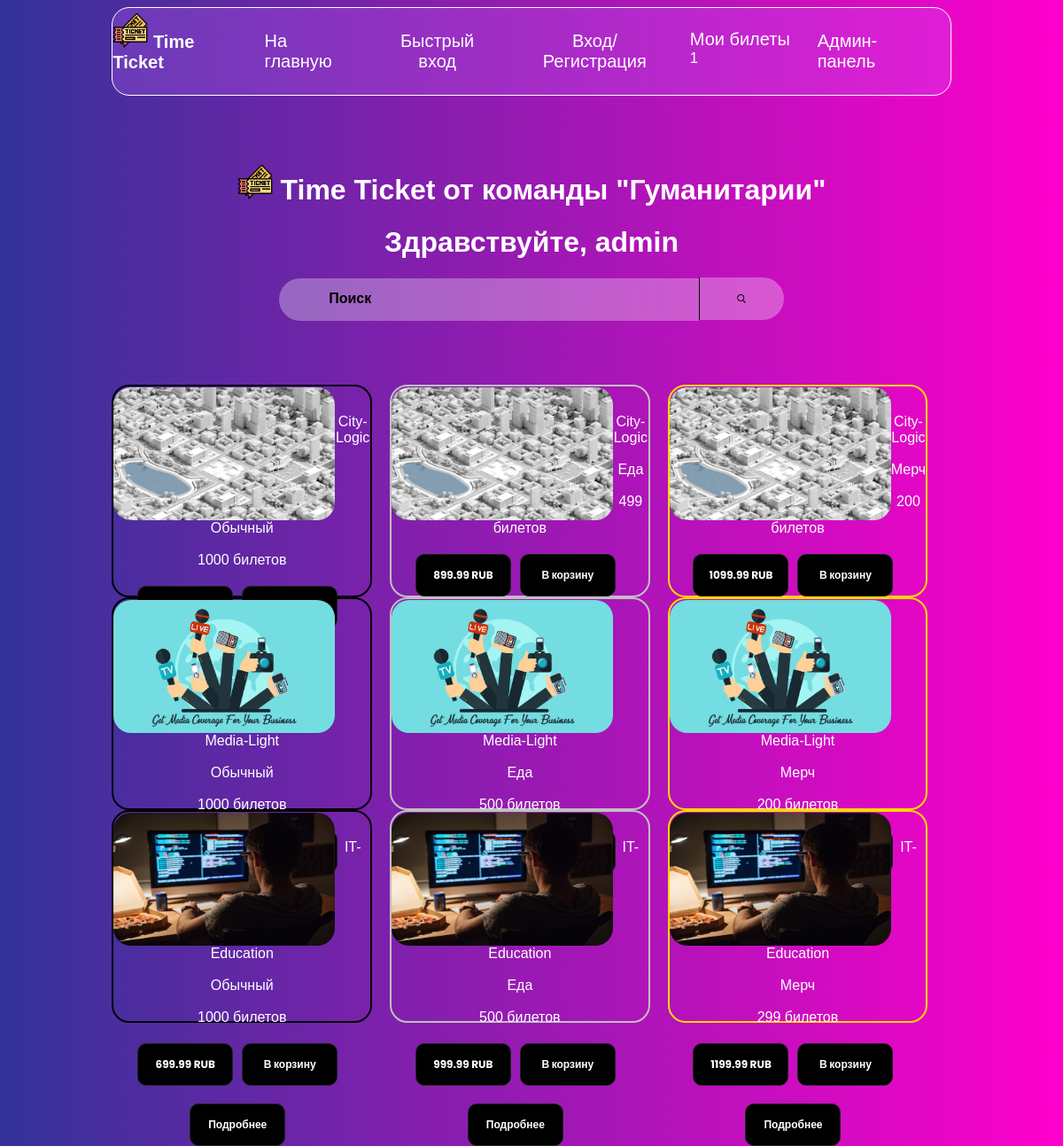
The page / (signed in) on the database its author committed.
### main.py (models this page shows, shortened)
class Tickets(db.Model):
    id = db.Column(db.Integer, primary_key=True)
    author = db.Column(db.String(150), nullable=False)
    price_simple = db.Column(db.Float, nullable=False)
    price_dish = db.Column(db.Float, nullable=False)
    price_merch = db.Column(db.Float, nullable=False)
    tickets_count_simple =  db.Column(db.Integer, nullable=False)
    tickets_count_dish =  db.Column(db.Integer, nullable=False)
    tickets_count_merch =  db.Column(db.Integer, nullable=False)
    concert_name = db.Column(db.String(150), nullable=False)
    date = db.Column(db.String(150), nullable=False)
    image_path = db.Column(db.String(150), nullable=False)
    description = db.Column(db.String(500), nullable=False)

### main.py (the view)
@app.route('/')
def main():
    name = request.cookies.get('user')
    search = request.args.get('search')
    if name is None:
        return redirect("/login")
    if search is None:
        tickets = list(Tickets.query.all())
        search = ''
    else:
        tickets = []
        for i in list(Tickets.query.all()):
            if search.lower() in i.concert_name.lower() or i.concert_name.lower() in search.lower():
                tickets.append(i)
    if len(tickets) >= 3:
        tickets.reverse()
    elif len(tickets) == 2:
        tickets[0], tickets[1] = tickets[1], tickets[0]
    a = len(list(Tickets_in_Cart.query.filter_by(author=name).all()))
    return render_template("index.html", name=name, tickets=tickets, a=a, search=search)

### templates/index.html (shortened to what this page needs)
<!DOCTYPE html>
<html lang="en">
<head>
    <link rel="stylesheet" href="/static/css/style.css"/>
</head>
<body>
    {% include 'header.html' %}
    <div id="outer">
        <div id="inner" style="color: white; width: 80%; text-align: center">
            <h1><img src="/static/images/ticket.png" class="icon">  Time Ticket от команды "Гуманитарии"</h1>
            <h1>Здравствуйте, {{ name }}</h1>
            <div class="search-form">
                <form method="get">
           <input type="text" placeholder="Поиск" value="{{ search }}" class="search" name="search"><button class="search-btn"><img src="/static/images/search.png" style="width: 10px; height: 10px;"></button>
       </form>
        </div>
        <br><br><br><br>
        {% set l = tickets|length %}
        {% for i in range(l) %}
        <div style="display: inline; padding-top: 64px;">
        <div class="ticket">
            <img src="{{ tickets[i].image_path }}" class="img-ticket">
            <div style="padding-top: 30px;">
            <label>{{tickets[i].concert_name}}</label><br><br>
            <label>Обычный</label><br><br>
            <label>{{tickets[i].tickets_count_simple}} билетов</label></div>
            <div class="ticket-buttons">
            <button class="button-ticket" onclick="red('/buy?id={{tickets[i].id}}&type=simple')">{{tickets[i].price_simple  }} RUB</button><button class="button-ticket" onclick="red('/add2cart?id={{tickets[i].id}}&type=simple')">В корзину</button><button class="button-ticket" onclick="red('/view?name={{tickets[i].concert_name}}&date={{tickets[i].date}}&type=simple')">Подробнее</button>
        </div>
            </div>
        <div style="display: inline;">
            <div class="ticket" style="border: 2px solid silver;">
                <img src="{{ tickets[i].image_path }}" class="img-ticket">
                <div style="padding-top: 30px;">
                <label>{{tickets[i].concert_name}}</label><br><br>
                <label>Еда</label><br><br>
                <label>{{tickets[i].tickets_count_dish}} билетов</label></div>
                <div class="ticket-buttons">
                <button class="button-ticket" onclick="red('/buy?id={{tickets[i].id}}&type=dish')">{{tickets[i].price_dish  }} RUB</button><button class="button-ticket" onclick="red('/add2cart?id={{tickets[i].id}}&type=dish')">В корзину</button><button class="button-ticket" onclick="red('/view?name={{tickets[i].concert_name}}&date={{tickets[i].date}}&type=dish')">Подробнее</button>
            </div>
                </div>
            <div style="display: inline;">
                <div class="ticket" style="border: 2px solid gold">
                    <img src="{{ tickets[i].image_path }}" class="img-ticket">
                    <div style="padding-top: 30px;">
                    <label>{{tickets[i].concert_name}}</label><br><br>
                    <label>Мерч</label><br><br>
                    <label>{{tickets[i].tickets_count_merch}} билетов</label></div>
                    <div class="ticket-buttons">
                    <button class="button-ticket" onclick="red('/buy?id={{tickets[i].id}}&type=merch')">{{tickets[i].price_merch  }} RUB</button><button class="button-ticket" onclick="red('/add2cart?id={{tickets[i].id}}&type=merch')">В корзину</button><button class="button-ticket" onclick="red('/view?name={{tickets[i].concert_name}}&date={{tickets[i].date}}&type=merch')">Подробнее</button>
                </div>
                    </div>
                </div>
                <br><br>
            {% endfor %}
        </div>
    </div>
</body>
</html>

### templates/header.html (shortened to what this page needs)
<link rel="stylesheet" href="/static/css/fastauth.css"/>
<link rel="stylesheet" href="/static/css/list.css">
<header class="header">
  <span  style="padding-bottom: 20px;color: white;font-size: 20px;
  margin-right: 20px; font-weight: bold;"><img src="/static/images/ticket.png" class="icon">  Time Ticket</span>
    <a href="/" class="link_header">На главную</a>
    <button onclick="document.getElementById('id01').style.display='block'" class="btn-head">Быстрый вход</button>
<div class="dropdown">
  <button onclick="myFunction()" class="dropbtn">Вход/Регистрация</button>
</div>
<a href="/mytickets" class="link_header">Мои билеты<sup> {{a}}</sup></a>
<a href="/admin" class="link_header">Админ-панель</a>
</header><br>

### static/css/style.css (style rules this page uses)
body { font-family: 'Poppins', sans-serif; min-height: 100vh; background: linear-gradient(to right, #333399, #ff00cc); }
@media screen { #outer { width: screen width - 40; } }
@media screen { #inner { width: 450px; margin: 5% auto; } }
.header { float: bottom; width: 80%; height: 100px; margin-left: auto; margin-right: auto; background-color: rgba(200, 100, 255, 0.25); justify-content: center; align-items: center; display: flex; border: 1px solid white; border-radius: 20px; }
.link_header { text-decoration: none; color: white; font-size: 20px; margin-right: 20px; }
.icon { width: 40px; height: 40px; }
.ticket { width: 31%; border-radius: 20px; height: 240px; display: inline-block; float: left; border: 2px solid black; margin-right: 20px; padding-top: 1px; text-align: center; }
.img-ticket { float:left; width: 250px; border-radius: 20px; height: 150px; }
.button-ticket { font-family: 'Poppins', sans-serif; border: 1px solid #222; border-radius: 10px; font-weight: bolder; cursor: pointer; transition: all .25s linear; background-color: black; color: white; font-size: 12px; width: 108px; height: 48px; margin-right: 10px; margin-top: 20px; }
.ticket-buttons { float: left; }
.search { width: 50%; height: 48px; border: none; outline: none; background: rgba(255, 255, 255, .3); padding-left: calc(1rem * 3.5); border-top-left-radius: 90px; border-bottom-left-radius: 90px; transition: background .5s; font-size: 16px; font-weight: bold; padding-bottom: 3px; }
.search-btn { background: rgba(255, 255, 255, .3); border: none; outline: none; width: 96px; height: 48px; transition: background .5s; border-top-right-radius: 90px; border-bottom-right-radius: 90px; border-left: 1px solid black; }

### static/css/fastauth.css (style rules this page uses)
body { font-family: Arial, Helvetica, sans-serif; }
.btn-head { background-color: rgba(255,255,255, 0); border: none; color: white; font-size: 20px; margin-right: 20px; }

### static/css/list.css (style rules this page uses)
.dropbtn { background-color: rgba(255,255,255, 0); border: none; color: white; font-size: 20px; margin-right: 20px; }
.dropdown { float: right; position: relative; display: inline-block; }

### rows shown on the page
Tickets: image_path (picture), concert_name "City-Logic", tickets_count_simple "1000", concert_name "City-Logic", tickets_count_dish "499", price_dish "899.99", concert_name "City-Logic", tickets_count_merch "200", price_merch "1099.99"
Tickets: image_path (picture), concert_name "Media-Light", tickets_count_simple "1000", concert_name "Media-Light", tickets_count_dish "500", concert_name "Media-Light", tickets_count_merch "200"
Tickets: image_path (picture), concert_name "IT-Education", tickets_count_simple "1000", price_simple "699.99", concert_name "IT-Education", tickets_count_dish "500", price_dish "999.99", concert_name "IT-Education", tickets_count_merch "299", price_merch "1199.99"

### other values the page prints
{{ a }} "1"
{{ name }} "admin"
